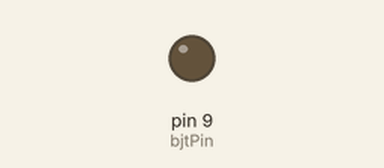
Bench run of a sketch on a simulated Arduino Uno, built with avr-gcc and run on an emulated ATmega328P. Shown: output pins drawn as LEDs (lit = HIGH). What the sketch prints to the serial monitor is not drawn.

Above: at 0.1 s.
At 6.1 s:
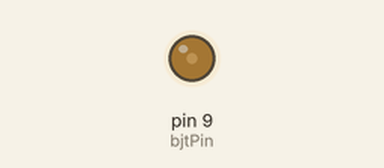
At 12.6 s:
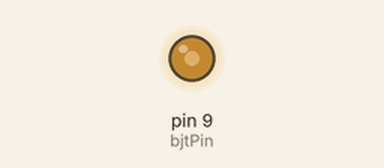
At 25.6 s:
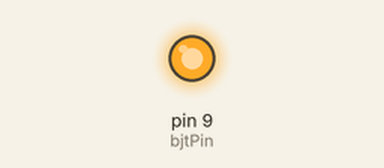
Timing chart, 0 to 40.0 s (numbered marks = the images above):
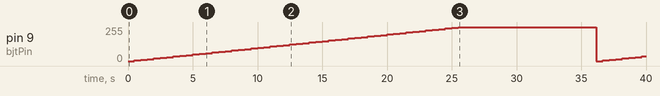

Measured:
- by itself, pin 9 (bjtPin): 0/255 → 5/255 at 0.50 s, → 10/255 0.50 s later, → 15/255 0.50 s later, → 20/255 0.50 s later, … (59 changes in this stretch)

The sketch:

bjtTest.ino
```cpp
/* written by Julio B. Figueroa
 * University of Nevada, Las Vegas
 * Howard R. Hughes College of Engineering
 * H-bridge protoype 001
 */
// arduino won't accept cin or cout..
#include <stdio.h>
#include <stdlib.h>

int input;
int bjtPin = 9;
int pinS1 = 2, pinS2 = 3, pinS3 = 4, pinS4 = 5;

// H-bridge prototype
boolean S1 = false, S2 = false, S3 = false, S4 = false;
//      PNP         NPN         PNP         NPN

boolean makeColdFlag, makeHotFlag;

void setup() {
     Serial.begin(9600);
     pinMode(bjtPin, OUTPUT);
}

void shutDown() {
    digitalWrite(pinS1, LOW);
    S1 = false;
    digitalWrite(pinS2, LOW);
    S2 = false;
    digitalWrite(pinS3, LOW);
    S3 = false;
    digitalWrite(pinS4, LOW);
    S4 = false;
    }

void makeCold() {
    if ( S2 == false && S3 == false) {
        S1 = true;
        digitalWrite(pinS1, HIGH);
        S4 = true;
        digitalWrite(pinS4, HIGH);
        delay(5000);
        shutDown();
    }
    else {
        shutDown();
        Serial.print("This should never happen");
    }
}

void makeHot() {
    if ( S1 == false && S3 == false) {
        S2 = true;
        digitalWrite(pinS2, HIGH);
        S3 = true;
        digitalWrite(pinS3, HIGH);
        delay(5000);       // 5 seconds
        shutDown();
    }
    else {
        shutDown();
        Serial.print("This should never happen");
    }
}

// use this for NPN testing
void rampVoltage() {
    for( int x = 0; x<= 255; x+=5) {
        analogWrite(bjtPin,x);
        delay(500);
    }
    for( int x = 255; x >=0; x-=5) {
        analogWrite(bjtPin, x);
        delay(500);
    }
}

void keepOn(int minutes) {
    for( int y = 0; y<= 255; y+=5) {
        analogWrite(bjtPin,y);
        delay(500);
    }
        delay(minutes*60*1000); // you need to self monitor here
        Serial.print("You should have turned it off right NOW!");
}
/*
void keepOn2(int minutes) {
    timeZ = millis();                           // time since program begins
    for (int z = 0; z <- 255; y+=5) {
        analogWrite(bjtPin,z);
        delay(50);
    }
    timeKept = millis()
*/

void onOffMake() {
    //analogWrite(bjtPin, 127); //  half ramp
    digitalWrite(bjtPin, HIGH);
    delay(2000);
    digitalWrite(bjtPin, LOW);
    //analogWrite(bjtPin,0);
    delay(2000);
}

void loop() {
    //rampVoltage();
    keepOn(10);
/*
    delay(1000);
    makeCold();
    shutDown();
    delay(1000);
    makeHot();
    shutDown();
    delay(5000);
*/
}
```
